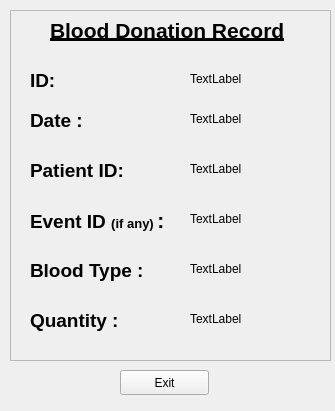
<?xml version="1.0" encoding="UTF-8"?>
<ui version="4.0">
 <class>bloodDonationProfile</class>
 <widget class="QWidget" name="bloodDonationProfile">
  <property name="windowModality">
   <enum>Qt::ApplicationModal</enum>
  </property>
  <property name="geometry">
   <rect>
    <x>0</x>
    <y>0</y>
    <width>335</width>
    <height>411</height>
   </rect>
  </property>
  <property name="windowTitle">
   <string>Record</string>
  </property>
  <widget class="QFrame" name="frame">
   <property name="geometry">
    <rect>
     <x>10</x>
     <y>10</y>
     <width>321</width>
     <height>351</height>
    </rect>
   </property>
   <property name="frameShape">
    <enum>QFrame::StyledPanel</enum>
   </property>
   <property name="frameShadow">
    <enum>QFrame::Raised</enum>
   </property>
   <widget class="QLabel" name="bloodDonationLabel">
    <property name="geometry">
     <rect>
      <x>40</x>
      <y>0</y>
      <width>251</width>
      <height>41</height>
     </rect>
    </property>
    <property name="styleSheet">
     <string notr="true">font-size:14pt;
font-weight: bold;</string>
    </property>
    <property name="text">
     <string>&lt;html&gt;&lt;head/&gt;&lt;body&gt;&lt;p&gt;&lt;span style=&quot; font-size:16pt; text-decoration: underline;&quot;&gt;Blood Donation Record&lt;/span&gt;&lt;/p&gt;&lt;/body&gt;&lt;/html&gt;</string>
    </property>
   </widget>
   <widget class="QLabel" name="bloodTypeLabel">
    <property name="geometry">
     <rect>
      <x>20</x>
      <y>240</y>
      <width>151</width>
      <height>41</height>
     </rect>
    </property>
    <property name="styleSheet">
     <string notr="true">font-size:14pt;
font-weight: bold;</string>
    </property>
    <property name="text">
     <string>&lt;html&gt;&lt;head/&gt;&lt;body&gt;&lt;p&gt;Blood Type :&lt;/p&gt;&lt;/body&gt;&lt;/html&gt;</string>
    </property>
   </widget>
   <widget class="QLabel" name="quantityLabel">
    <property name="geometry">
     <rect>
      <x>20</x>
      <y>290</y>
      <width>151</width>
      <height>41</height>
     </rect>
    </property>
    <property name="styleSheet">
     <string notr="true">font-size:14pt;
font-weight: bold;</string>
    </property>
    <property name="text">
     <string>&lt;html&gt;&lt;head/&gt;&lt;body&gt;&lt;p&gt;Quantity :&lt;/p&gt;&lt;/body&gt;&lt;/html&gt;</string>
    </property>
   </widget>
   <widget class="QLabel" name="patientIDLabel">
    <property name="geometry">
     <rect>
      <x>20</x>
      <y>140</y>
      <width>151</width>
      <height>41</height>
     </rect>
    </property>
    <property name="styleSheet">
     <string notr="true">font-size:14pt;
font-weight: bold;</string>
    </property>
    <property name="text">
     <string>&lt;html&gt;&lt;head/&gt;&lt;body&gt;&lt;p&gt;Patient ID:&lt;/p&gt;&lt;/body&gt;&lt;/html&gt;</string>
    </property>
   </widget>
   <widget class="QLabel" name="eventIDLabel">
    <property name="geometry">
     <rect>
      <x>20</x>
      <y>190</y>
      <width>151</width>
      <height>41</height>
     </rect>
    </property>
    <property name="styleSheet">
     <string notr="true">font-size:14pt;
font-weight: bold;</string>
    </property>
    <property name="text">
     <string>&lt;html&gt;&lt;head/&gt;&lt;body&gt;&lt;p&gt;Event ID &lt;span style=&quot; font-size:10pt;&quot;&gt;(if any) &lt;/span&gt;&lt;span style=&quot; font-size:16pt;&quot;&gt;:&lt;/span&gt;&lt;/p&gt;&lt;/body&gt;&lt;/html&gt;</string>
    </property>
   </widget>
   <widget class="QLabel" name="patientIDLabel_2">
    <property name="geometry">
     <rect>
      <x>20</x>
      <y>50</y>
      <width>91</width>
      <height>41</height>
     </rect>
    </property>
    <property name="styleSheet">
     <string notr="true">font-size:14pt;
font-weight: bold;</string>
    </property>
    <property name="text">
     <string>&lt;html&gt;&lt;head/&gt;&lt;body&gt;&lt;p&gt; ID:&lt;/p&gt;&lt;/body&gt;&lt;/html&gt;</string>
    </property>
   </widget>
   <widget class="QLabel" name="patientIDLabel_3">
    <property name="geometry">
     <rect>
      <x>20</x>
      <y>90</y>
      <width>151</width>
      <height>41</height>
     </rect>
    </property>
    <property name="styleSheet">
     <string notr="true">font-size:14pt;
font-weight: bold;</string>
    </property>
    <property name="text">
     <string>&lt;html&gt;&lt;head/&gt;&lt;body&gt;&lt;p&gt;Date :&lt;/p&gt;&lt;/body&gt;&lt;/html&gt;</string>
    </property>
   </widget>
   <widget class="QLabel" name="date">
    <property name="geometry">
     <rect>
      <x>180</x>
      <y>100</y>
      <width>161</width>
      <height>17</height>
     </rect>
    </property>
    <property name="text">
     <string>TextLabel</string>
    </property>
   </widget>
   <widget class="QLabel" name="patientid">
    <property name="geometry">
     <rect>
      <x>180</x>
      <y>150</y>
      <width>111</width>
      <height>17</height>
     </rect>
    </property>
    <property name="text">
     <string>TextLabel</string>
    </property>
   </widget>
   <widget class="QLabel" name="eventId">
    <property name="geometry">
     <rect>
      <x>180</x>
      <y>200</y>
      <width>67</width>
      <height>17</height>
     </rect>
    </property>
    <property name="text">
     <string>TextLabel</string>
    </property>
   </widget>
   <widget class="QLabel" name="quantity">
    <property name="geometry">
     <rect>
      <x>180</x>
      <y>300</y>
      <width>67</width>
      <height>17</height>
     </rect>
    </property>
    <property name="text">
     <string>TextLabel</string>
    </property>
   </widget>
   <widget class="QLabel" name="bloodtype">
    <property name="geometry">
     <rect>
      <x>180</x>
      <y>250</y>
      <width>67</width>
      <height>17</height>
     </rect>
    </property>
    <property name="text">
     <string>TextLabel</string>
    </property>
   </widget>
   <widget class="QLabel" name="id">
    <property name="geometry">
     <rect>
      <x>180</x>
      <y>60</y>
      <width>67</width>
      <height>17</height>
     </rect>
    </property>
    <property name="text">
     <string>TextLabel</string>
    </property>
   </widget>
  </widget>
  <widget class="QPushButton" name="exitbutton">
   <property name="geometry">
    <rect>
     <x>120</x>
     <y>370</y>
     <width>89</width>
     <height>25</height>
    </rect>
   </property>
   <property name="text">
    <string>Exit</string>
   </property>
  </widget>
 </widget>
 <resources/>
 <connections/>
</ui>
